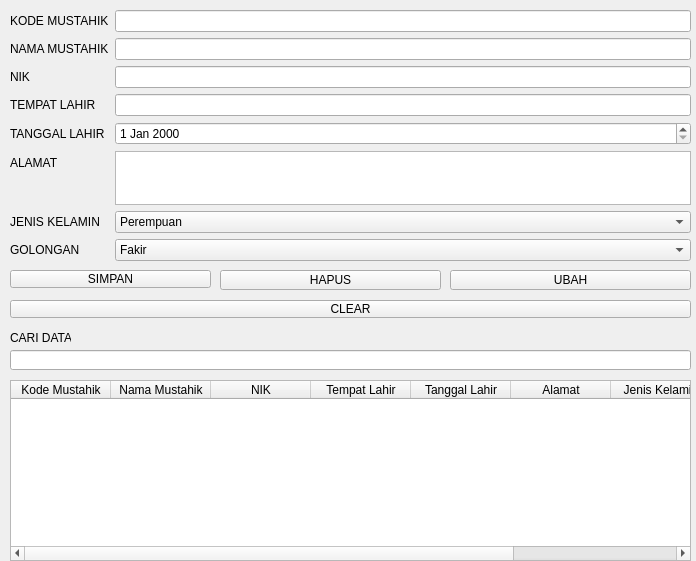
<?xml version="1.0" encoding="UTF-8"?>
<ui version="4.0">
 <class>Form</class>
 <widget class="QWidget" name="Form">
  <property name="geometry">
   <rect>
    <x>0</x>
    <y>0</y>
    <width>696</width>
    <height>561</height>
   </rect>
  </property>
  <property name="windowTitle">
   <string>Form</string>
  </property>
  <widget class="QWidget" name="formLayoutWidget">
   <property name="geometry">
    <rect>
     <x>10</x>
     <y>10</y>
     <width>681</width>
     <height>251</height>
    </rect>
   </property>
   <layout class="QFormLayout" name="formLayout">
    <item row="0" column="0">
     <widget class="QLabel" name="lblKode">
      <property name="text">
       <string>KODE MUSTAHIK</string>
      </property>
     </widget>
    </item>
    <item row="0" column="1">
     <widget class="QLineEdit" name="editKode"/>
    </item>
    <item row="1" column="0">
     <widget class="QLabel" name="lblNama">
      <property name="text">
       <string>NAMA MUSTAHIK</string>
      </property>
     </widget>
    </item>
    <item row="1" column="1">
     <widget class="QLineEdit" name="editNama"/>
    </item>
    <item row="2" column="0">
     <widget class="QLabel" name="lblNik">
      <property name="text">
       <string>NIK</string>
      </property>
     </widget>
    </item>
    <item row="2" column="1">
     <widget class="QLineEdit" name="editNik"/>
    </item>
    <item row="3" column="0">
     <widget class="QLabel" name="lblTempat">
      <property name="text">
       <string>TEMPAT LAHIR</string>
      </property>
     </widget>
    </item>
    <item row="3" column="1">
     <widget class="QLineEdit" name="editTempat"/>
    </item>
    <item row="4" column="0">
     <widget class="QLabel" name="lblTgl">
      <property name="text">
       <string>TANGGAL LAHIR</string>
      </property>
     </widget>
    </item>
    <item row="4" column="1">
     <widget class="QDateEdit" name="dateTgl"/>
    </item>
    <item row="5" column="0">
     <widget class="QLabel" name="lblAlamat">
      <property name="text">
       <string>ALAMAT</string>
      </property>
     </widget>
    </item>
    <item row="6" column="0">
     <widget class="QLabel" name="lblJK">
      <property name="text">
       <string>JENIS KELAMIN</string>
      </property>
     </widget>
    </item>
    <item row="6" column="1">
     <widget class="QComboBox" name="cmbJK">
      <item>
       <property name="text">
        <string>Perempuan</string>
       </property>
      </item>
      <item>
       <property name="text">
        <string>Laki - Laki</string>
       </property>
      </item>
     </widget>
    </item>
    <item row="7" column="0">
     <widget class="QLabel" name="lblGol">
      <property name="text">
       <string>GOLONGAN</string>
      </property>
     </widget>
    </item>
    <item row="7" column="1">
     <widget class="QComboBox" name="cmbGol">
      <item>
       <property name="text">
        <string>Fakir</string>
       </property>
      </item>
      <item>
       <property name="text">
        <string>Muallaf</string>
       </property>
      </item>
      <item>
       <property name="text">
        <string>Miskin</string>
       </property>
      </item>
      <item>
       <property name="text">
        <string>Gharim</string>
       </property>
      </item>
     </widget>
    </item>
    <item row="5" column="1">
     <widget class="QTextEdit" name="txtAlamat"/>
    </item>
   </layout>
  </widget>
  <widget class="QPushButton" name="btnSimpan">
   <property name="geometry">
    <rect>
     <x>10</x>
     <y>270</y>
     <width>201</width>
     <height>18</height>
    </rect>
   </property>
   <property name="text">
    <string>SIMPAN</string>
   </property>
  </widget>
  <widget class="QPushButton" name="btnHapus">
   <property name="geometry">
    <rect>
     <x>220</x>
     <y>270</y>
     <width>221</width>
     <height>20</height>
    </rect>
   </property>
   <property name="text">
    <string>HAPUS</string>
   </property>
  </widget>
  <widget class="QPushButton" name="btnUbah">
   <property name="geometry">
    <rect>
     <x>450</x>
     <y>270</y>
     <width>241</width>
     <height>20</height>
    </rect>
   </property>
   <property name="text">
    <string>UBAH</string>
   </property>
  </widget>
  <widget class="QTableWidget" name="tblMustahik">
   <property name="geometry">
    <rect>
     <x>10</x>
     <y>380</y>
     <width>681</width>
     <height>181</height>
    </rect>
   </property>
   <column>
    <property name="text">
     <string>Kode Mustahik</string>
    </property>
   </column>
   <column>
    <property name="text">
     <string>Nama Mustahik</string>
    </property>
   </column>
   <column>
    <property name="text">
     <string>NIK</string>
    </property>
   </column>
   <column>
    <property name="text">
     <string>Tempat Lahir</string>
    </property>
   </column>
   <column>
    <property name="text">
     <string>Tanggal Lahir</string>
    </property>
   </column>
   <column>
    <property name="text">
     <string>Alamat</string>
    </property>
   </column>
   <column>
    <property name="text">
     <string>Jenis Kelamin</string>
    </property>
   </column>
   <column>
    <property name="text">
     <string>Golongan</string>
    </property>
   </column>
  </widget>
  <widget class="QLineEdit" name="editCari">
   <property name="geometry">
    <rect>
     <x>10</x>
     <y>350</y>
     <width>681</width>
     <height>20</height>
    </rect>
   </property>
  </widget>
  <widget class="QPushButton" name="btnClear">
   <property name="geometry">
    <rect>
     <x>10</x>
     <y>300</y>
     <width>681</width>
     <height>18</height>
    </rect>
   </property>
   <property name="text">
    <string>CLEAR</string>
   </property>
  </widget>
  <widget class="QLabel" name="label">
   <property name="geometry">
    <rect>
     <x>10</x>
     <y>330</y>
     <width>61</width>
     <height>16</height>
    </rect>
   </property>
   <property name="text">
    <string>CARI DATA</string>
   </property>
  </widget>
 </widget>
 <resources/>
 <connections/>
</ui>
